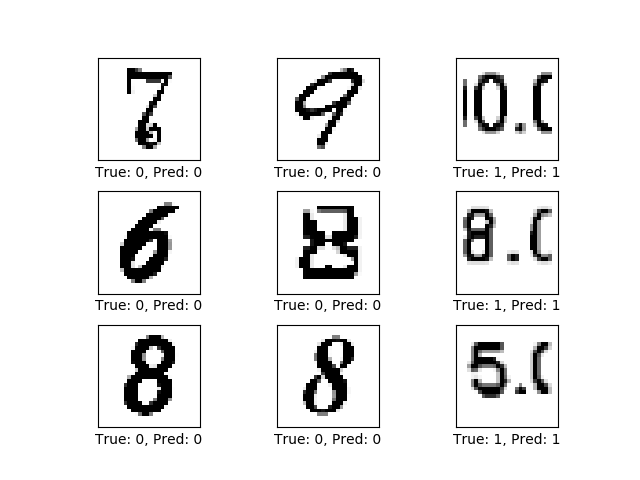
#> input picture visual.png, 640 x 480 px
$ python -i binary_classification_keras.py   (imports and definitions only)
#> lines starting #> are read from the running program, lines starting #| are printed output that depends on the picture
#> further down, picture is the input picture: shape (480, 640, 3); min 0, max 255, mean 236.2
'''

USE : TO CREATE BINARY CLASSIFICATION MODEL
Created by : Mayur Kanojiya

Model Configuration :
{"config": [{"config": {"kernel_size": [3, 3], "filters": 32, "dilation_rate": [1, 1], "kernel_regularizer": null, "data_format": "channels_first", "name": "conv2d_1", "activation": "relu", "bias_regularizer": null, "dtype": "float32", "trainable": true, "use_bias": true, "kernel_initializer": {"config": {"scale": 1.0, "mode": "fan_avg", "distribution": "uniform", "seed": null}, "class_name": "VarianceScaling"}, "padding": "same", "bias_constraint": null, "activity_regularizer": null, "kernel_constraint": null, "bias_initializer": {"config": {}, "class_name": "Zeros"}, "strides": [1, 1], "batch_input_shape": [null, 3, 28, 28]}, "class_name": "Conv2D"}, {"config": {"kernel_size": [3, 3], "kernel_initializer": {"config": {"scale": 1.0, "mode": "fan_avg", "distribution": "uniform", "seed": null}, "class_name": "VarianceScaling"}, "dilation_rate": [1, 1], "kernel_regularizer": null, "data_format": "channels_first", "name": "conv2d_2", "activation": "relu", "trainable": true, "kernel_constraint": null, "use_bias": true, "filters": 32, "padding": "valid", "bias_constraint": null, "activity_regularizer": null, "bias_regularizer": null, "bias_initializer": {"config": {}, "class_name": "Zeros"}, "strides": [1, 1]}, "class_name": "Conv2D"}, {"config": {"padding": "valid", "name": "max_pooling2d_1", "pool_size": [2, 2], "data_format": "channels_first", "strides": [2, 2], "trainable": true}, "class_name": "MaxPooling2D"}, {"config": {"name": "dropout_1", "noise_shape": null, "seed": null, "rate": 0.2, "trainable": true}, "class_name": "Dropout"}, {"config": {"kernel_size": [3, 3], "kernel_initializer": {"config": {"scale": 1.0, "mode": "fan_avg", "distribution": "uniform", "seed": null}, "class_name": "VarianceScaling"}, "dilation_rate": [1, 1], "kernel_regularizer": null, "data_format": "channels_first", "name": "conv2d_3", "activation": "relu", "trainable": true, "kernel_constraint": null, "use_bias": true, "filters": 64, "padding": "same", "bias_constraint": null, "activity_regularizer": null, "bias_regularizer": null, "bias_initializer": {"config": {}, "class_name": "Zeros"}, "strides": [1, 1]}, "class_name": "Conv2D"}, {"config": {"kernel_size": [3, 3], "kernel_initializer": {"config": {"scale": 1.0, "mode": "fan_avg", "distribution": "uniform", "seed": null}, "class_name": "VarianceScaling"}, "dilation_rate": [1, 1], "kernel_regularizer": null, "data_format": "channels_first", "name": "conv2d_4", "activation": "relu", "trainable": true, "kernel_constraint": null, "use_bias": true, "filters": 64, "padding": "valid", "bias_constraint": null, "activity_regularizer": null, "bias_regularizer": null, "bias_initializer": {"config": {}, "class_name": "Zeros"}, "strides": [1, 1]}, "class_name": "Conv2D"}, {"config": {"padding": "valid", "name": "max_pooling2d_2", "pool_size": [2, 2], "data_format": "channels_first", "strides": [2, 2], "trainable": true}, "class_name": "MaxPooling2D"}, {"config": {"name": "dropout_2", "noise_shape": null, "seed": null, "rate": 0.2, "trainable": true}, "class_name": "Dropout"}, {"config": {"kernel_size": [3, 3], "kernel_initializer": {"config": {"scale": 1.0, "mode": "fan_avg", "distribution": "uniform", "seed": null}, "class_name": "VarianceScaling"}, "dilation_rate": [1, 1], "kernel_regularizer": null, "data_format": "channels_first", "name": "conv2d_5", "activation": "relu", "trainable": true, "kernel_constraint": null, "use_bias": true, "filters": 128, "padding": "same", "bias_constraint": null, "activity_regularizer": null, "bias_regularizer": null, "bias_initializer": {"config": {}, "class_name": "Zeros"}, "strides": [1, 1]}, "class_name": "Conv2D"}, {"config": {"kernel_size": [3, 3], "kernel_initializer": {"config": {"scale": 1.0, "mode": "fan_avg", "distribution": "uniform", "seed": null}, "class_name": "VarianceScaling"}, "dilation_rate": [1, 1], "kernel_regularizer": null, "data_format": "channels_first", "name": "conv2d_6", "activation": "relu", "trainable": true, "kernel_constraint": null, "use_bias": true, "filters": 128, "padding": "valid", "bias_constraint": null, "activity_regularizer": null, "bias_regularizer": null, "bias_initializer": {"config": {}, "class_name": "Zeros"}, "strides": [1, 1]}, "class_name": "Conv2D"}, {"config": {"padding": "valid", "name": "max_pooling2d_3", "pool_size": [2, 2], "data_format": "channels_first", "strides": [2, 2], "trainable": true}, "class_name": "MaxPooling2D"}, {"config": {"name": "dropout_3", "noise_shape": null, "seed": null, "rate": 0.2, "trainable": true}, "class_name": "Dropout"}, {"config": {"name": "flatten_1", "trainable": true}, "class_name": "Flatten"}, {"config": {"kernel_initializer": {"config": {"scale": 1.0, "mode": "fan_avg", "distribution": "uniform", "seed": null}, "class_name": "VarianceScaling"}, "name": "dense_1", "kernel_regularizer": null, "activation": "relu", "bias_regularizer": null, "trainable": true, "use_bias": true, "bias_constraint": null, "activity_regularizer": null, "kernel_constraint": null, "bias_initializer": {"config": {}, "class_name": "Zeros"}, "units": 512}, "class_name": "Dense"}, {"config": {"kernel_initializer": {"config": {"scale": 1.0, "mode": "fan_avg", "distribution": "uniform", "seed": null}, "class_name": "VarianceScaling"}, "name": "dense_2", "kernel_regularizer": null, "activation": "softmax", "bias_regularizer": null, "trainable": true, "use_bias": true, "bias_constraint": null, "activity_regularizer": null, "kernel_constraint": null, "bias_initializer": {"config": {}, "class_name": "Zeros"}, "units": 2}, "class_name": "Dense"}], "keras_version": "2.0.9", "class_name": "Sequential", "backend": "tensorflow"}

input_size is used 28 for training so 28 sized image will go in convolutional model

adam optimizer used with 1e-4 learning rate

training images 1900
1000 decimal 900 nondecimal

testing images 300
200 decimal 100 nondecimal

accuracy on training images : 99.7 %
accuracy on testing images : 100 %

'''


import numpy as np
from skimage import io, color, exposure, transform
import glob, os
import h5py
from keras.models import Sequential
from keras.layers.core import Dense, Dropout, Flatten
from keras.layers.convolutional import  Conv2D
from keras.layers.pooling import MaxPooling2D

from keras.optimizers import SGD, adam
from keras.callbacks import LearningRateScheduler, ModelCheckpoint
from keras import backend as K
# [1 line not run here, left out]
import cv2

NUM_CLASSES = 2
IMG_SIZE = 28

#function to preprocess the image
def preprocess_img(img):
    try:
        # histogram normalization in y
        hsv = color.rgb2hsv(img)
#> hsv: shape (480, 640, 3) float64; mean of channels 0, 1, 2 0, 0, 0.926
        hsv[:, :, 2] = exposure.equalize_hist(hsv[:, :, 2])
#> hsv: shape (480, 640, 3) float64; mean of channels 0, 1, 2 0, 0, 0.891
        img = color.hsv2rgb(hsv)
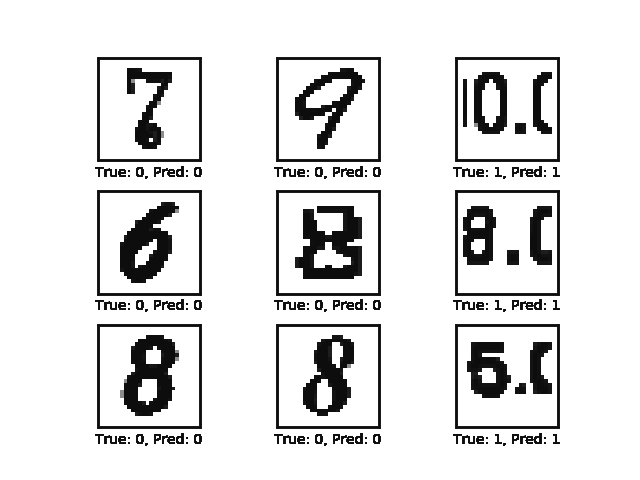
#> img: shape (480, 640, 3) float64; min 0.0547, max 1, mean 0.891

        # cv2.imshow('img', img)
        # cv2.waitKey(200)
        # input("enter to debug")
    except (ValueError):
        img = np.stack((img,) * 3)
        img = np.transpose(img, (1, 2, 0))
        pass


    # central crop
    # min_side = min(img.shape[:-1])
    # centre = img.shape[0]//2, img.shape[1]//2
    # img = img[centre[0] - min_side // 2:centre[0] + min_side // 2,
    #       centre[1] - min_side // 2:centre[1] + min_side // 2,:]

    #rescale to standard size
    # img = cv2.resize(img, (IMG_SIZE,IMG_SIZE))
    img = transform.resize(img, (IMG_SIZE, IMG_SIZE))
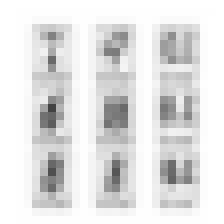
#> img: shape (28, 28, 3) float64 (shown 8 times larger); min 0.262, max 1, mean 0.891

    # cv2.imshow('img', img)
    # cv2.waitKey()

    #roll color axis to axis 0
    img = np.rollaxis(img, -1)

    return img


from  get_set_class_index import getAllIndexFromCharacter
def get_class(img_path):
    return int(getAllIndexFromCharacter(img_path.split('/')[-2]))

from get_set_class_index import getAllCharacterFromIndex
def get_class_name(index):
    return int(getAllCharacterFromIndex(index))


'''Load training images into numpy array'''
# [36 lines not run here, left out]


#binary model
def binary_model():
    model = Sequential()

    #1st layer
    model.add(Conv2D(32, (3, 3), padding='same',
                     input_shape=(3, IMG_SIZE, IMG_SIZE),
                     activation='relu'))
    model.add(Conv2D(32, (3, 3), activation='relu'))
    model.add(MaxPooling2D(pool_size=(2, 2)))
    model.add(Dropout(0.2))

    #2nd layer
    model.add(Conv2D(64, (3, 3), padding='same',
                     activation='relu'))
    model.add(Conv2D(64, (3, 3), activation='relu'))
    model.add(MaxPooling2D(pool_size=(2, 2)))
    model.add(Dropout(0.2))

    #3rd layer
    model.add(Conv2D(128, (3, 3), padding='same',
                     activation='relu'))
    model.add(Conv2D(128, (3, 3),
                     activation='relu'))
    model.add(MaxPooling2D(pool_size=(2, 2)))
    model.add(Dropout(0.2))

    #flat
    model.add(Flatten())
    #512 is out dendries
    model.add(Dense(512, activation='relu'))
    # model.add(Dropout(0.5))
    #TOTAL CLASS OUT PUT DENDRIES
    model.add(Dense(NUM_CLASSES, activation='softmax'))

    return model


# [1 line that did not run here, left out]

#lets train the model using SGD + momentum (how original)
# lr = 0.001
# sgd = SGD(lr=lr, decay=1e-6, momentum=0.9, nesterov=True)


lr = 1e-4
# [1 line that did not run here, left out]

# [3 lines not run here, left out]

def lr_schedule(epoch):
    return lr*(0.1**int(epoch/10))


''' TRAINING '''

batch_size = 32
nb_epoch = 40

# [7 lines not run here, left out]

# serialize model to JSON
# [1 line that did not run here, left out]
# [5 lines not run here, left out]

>>> import cv2
>>> picture = cv2.cvtColor(cv2.imread('visual.png'), cv2.COLOR_BGR2RGB)
>>> result = preprocess_img(picture)
